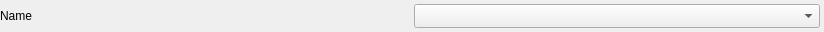
<?xml version="1.0" encoding="UTF-8"?>
<ui version="4.0">
 <class>WidgetPropDropDownFile</class>
 <widget class="QWidget" name="WidgetPropDropDownFile">
  <property name="geometry">
   <rect>
    <x>0</x>
    <y>0</y>
    <width>824</width>
    <height>32</height>
   </rect>
  </property>
  <property name="minimumSize">
   <size>
    <width>0</width>
    <height>32</height>
   </size>
  </property>
  <property name="maximumSize">
   <size>
    <width>16777215</width>
    <height>32</height>
   </size>
  </property>
  <property name="windowTitle">
   <string>Form</string>
  </property>
  <layout class="QVBoxLayout" name="verticalLayout">
   <property name="spacing">
    <number>0</number>
   </property>
   <property name="leftMargin">
    <number>0</number>
   </property>
   <property name="topMargin">
    <number>0</number>
   </property>
   <property name="rightMargin">
    <number>0</number>
   </property>
   <property name="bottomMargin">
    <number>0</number>
   </property>
   <item>
    <widget class="QFrame" name="prop_item_background">
     <property name="minimumSize">
      <size>
       <width>0</width>
       <height>0</height>
      </size>
     </property>
     <property name="accessibleDescription">
      <string>prop_item_background</string>
     </property>
     <property name="frameShape">
      <enum>QFrame::NoFrame</enum>
     </property>
     <property name="frameShadow">
      <enum>QFrame::Raised</enum>
     </property>
     <layout class="QHBoxLayout" name="horizontalLayout">
      <property name="spacing">
       <number>8</number>
      </property>
      <property name="leftMargin">
       <number>0</number>
      </property>
      <property name="topMargin">
       <number>4</number>
      </property>
      <property name="rightMargin">
       <number>4</number>
      </property>
      <property name="bottomMargin">
       <number>4</number>
      </property>
      <item>
       <widget class="QLabel" name="label">
        <property name="sizePolicy">
         <sizepolicy hsizetype="Preferred" vsizetype="Expanding">
          <horstretch>0</horstretch>
          <verstretch>0</verstretch>
         </sizepolicy>
        </property>
        <property name="accessibleName">
         <string>prop_item</string>
        </property>
        <property name="text">
         <string>Name</string>
        </property>
       </widget>
      </item>
      <item>
       <widget class="QComboBox" name="comboBox">
        <property name="sizePolicy">
         <sizepolicy hsizetype="Preferred" vsizetype="Expanding">
          <horstretch>0</horstretch>
          <verstretch>0</verstretch>
         </sizepolicy>
        </property>
        <property name="accessibleName">
         <string>prop_item</string>
        </property>
       </widget>
      </item>
     </layout>
    </widget>
   </item>
  </layout>
 </widget>
 <resources/>
 <connections/>
</ui>
